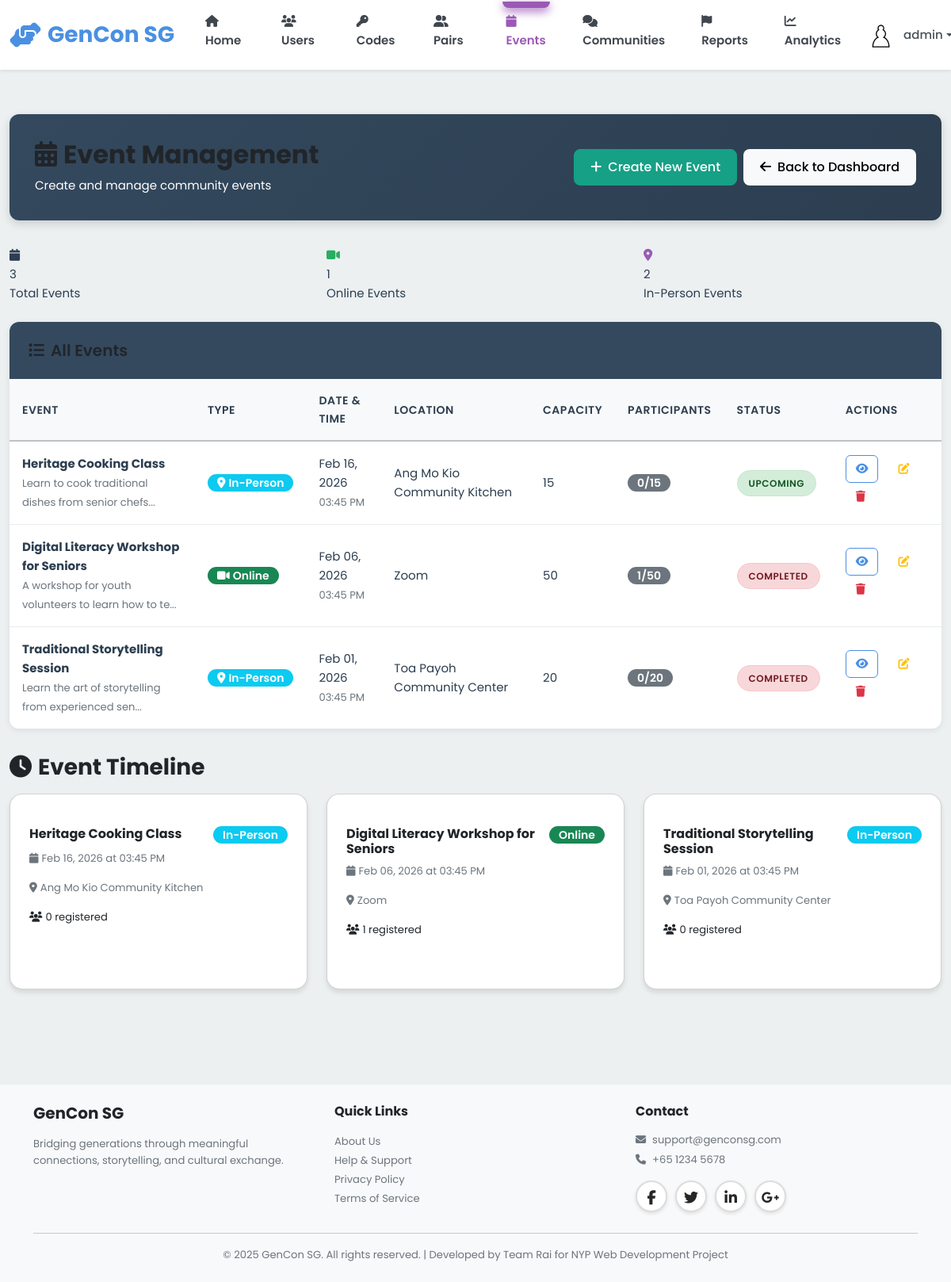
Page /admin/events (signed in) on the earlier database version.
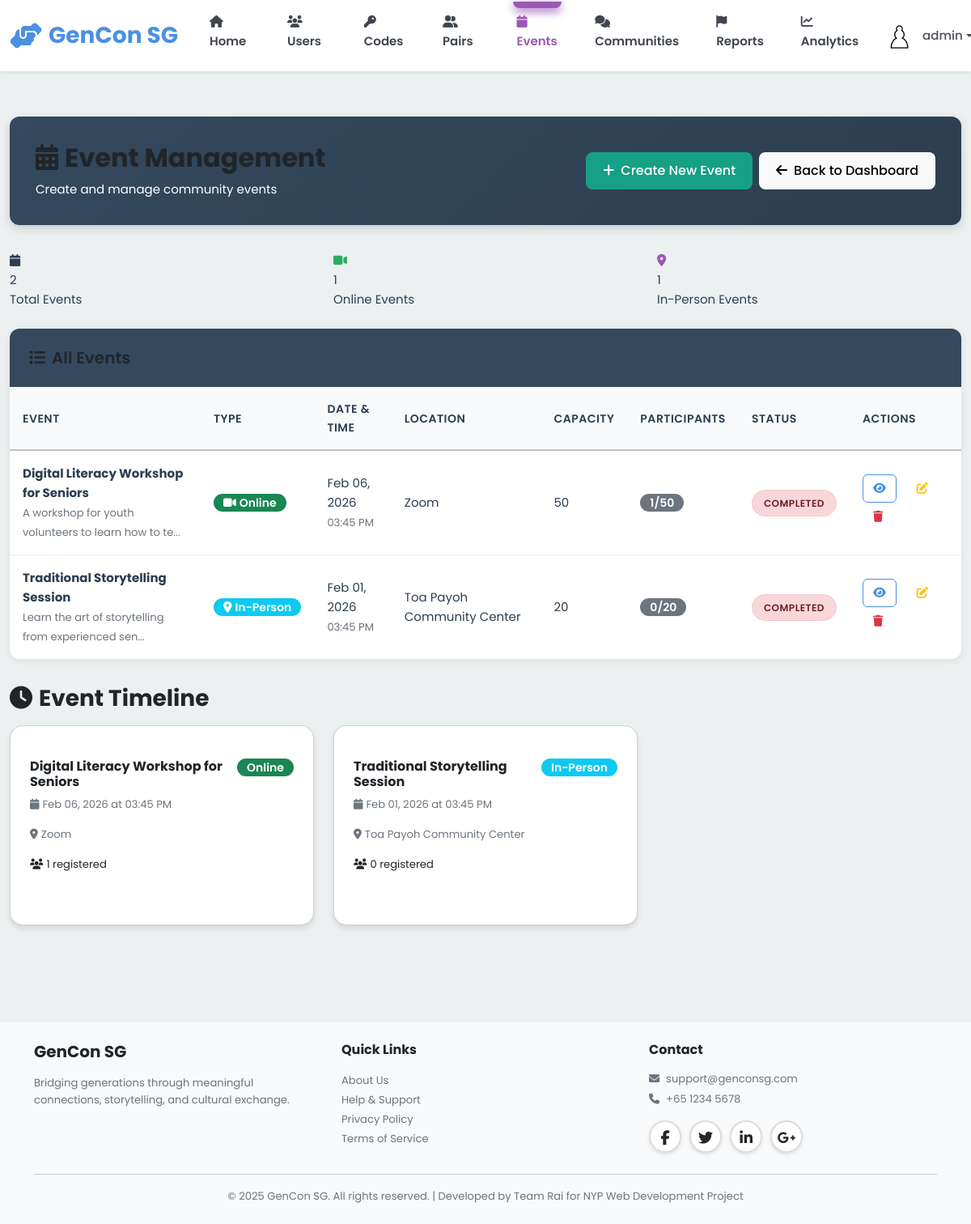
Same page on the later database version.
### models.py (models this page shows, shortened)
class Event(db.Model):
    __tablename__ = 'events'
    id = db.Column(db.Integer, primary_key=True)
    title = db.Column(db.String(200), nullable=False)
    description = db.Column(db.Text)
    event_type = db.Column(db.String(20), nullable=False)  # 'online' or 'in-person'
    location = db.Column(db.String(255))
    date = db.Column(db.DateTime, nullable=False, index=True)
    capacity = db.Column(db.Integer)
    created_by = db.Column(db.Integer, db.ForeignKey('users.id'), nullable=False)
    created_at = db.Column(db.DateTime, default=datetime.utcnow, nullable=False)
    creator = db.relationship('User')
    participants = db.relationship('EventParticipant', back_populates='event',
                                   lazy='dynamic', cascade='all, delete-orphan')

### blueprints/admin.py (the view)
@admin_bp.route('/events')
@admin_required
def events():
    all_events = Event.query.order_by(Event.date.desc()).all()
    return render_template('admin/events.html', events=all_events, now=datetime.utcnow())

### templates/admin/events.html (shortened to what this page needs)
{% extends "base.html" %}
{% block extra_css %}
<link rel="stylesheet" href="{{ url_for('static', filename='css/admin.css') }}">
{% endblock %}
{% block content %}
<div class="container-fluid py-4">
    <div class="admin-header">
        <div class="d-flex justify-content-between align-items-center">
            <div>
                <h1><i class="fas fa-calendar-alt me-2"></i>Event Management</h1>
                <p class="mb-0">Create and manage community events</p>
            </div>
            <div class="d-flex gap-2">
                <a href="{{ url_for('admin.create_event') }}" class="btn btn-success">
                    <i class="fas fa-plus me-2"></i>Create New Event
                </a>
                <a href="{{ url_for('admin.dashboard') }}" class="btn btn-light">
                    <i class="fas fa-arrow-left me-2"></i>Back to Dashboard
                </a>
            </div>
        </div>
    </div>
    <div class="row mb-4">
        <div class="col-md-4">
            <div class="stat-card" style="border-left-color: #3498DB;">
                <div class="stat-icon"><i class="fas fa-calendar"></i></div>
                <div class="stat-value">{{ events|length }}</div>
                <div class="stat-label">Total Events</div>
            </div>
        </div>
        <div class="col-md-4">
            <div class="stat-card" style="border-left-color: #27AE60;">
                <div class="stat-icon" style="color: #27AE60;"><i class="fas fa-video"></i></div>
                <div class="stat-value">{{ events|selectattr('event_type', 'equalto', 'online')|list|length }}</div>
                <div class="stat-label">Online Events</div>
            </div>
        </div>
        <div class="col-md-4">
            <div class="stat-card" style="border-left-color: #9B59B6;">
                <div class="stat-icon" style="color: #9B59B6;"><i class="fas fa-map-marker-alt"></i></div>
                <div class="stat-value">{{ events|selectattr('event_type', 'equalto', 'in-person')|list|length }}</div>
                <div class="stat-label">In-Person Events</div>
            </div>
        </div>
    </div>
    <div class="data-table-container">
        <div class="table-header">
            <h3><i class="fas fa-list me-2"></i>All Events</h3>
        </div>
        {% if events %}
        <table class="data-table">
            <thead>
                <tr>
                    <th>Event</th>
                    <th>Type</th>
                    <th>Date & Time</th>
                    <th>Location</th>
                    <th>Capacity</th>
                    <th>Participants</th>
                    <th>Status</th>
                    <th>Actions</th>
                </tr>
            </thead>
            <tbody>
                {% for event in events %}
                <tr>
                    <td>
                        <div class="fw-bold">{{ event.title }}</div>
                        <small class="text-muted">{{ event.description[:50] }}{% if event.description|length > 50 %}...{% endif %}</small>
                    </td>
                    <td>
                        {% if event.event_type == 'online' %}
                        <span class="badge bg-success">
                            <i class="fas fa-video me-1"></i>Online
                        </span>
                        {% else %}
                        <span class="badge bg-info">
                            <i class="fas fa-map-marker-alt me-1"></i>In-Person
                        </span>
                        {% endif %}
                    </td>
                    <td>
                        <div>{{ event.date|format_date('%b %d, %Y') }}</div>
                        <small class="text-muted">{{ event.date|format_date('%I:%M %p') }}</small>
                    </td>
                    <td>{{ event.location or 'TBA' }}</td>
                    <td>{{ event.capacity or 'Unlimited' }}</td>
                    <td>
                        <span class="badge bg-secondary">
                            {{ event.participants.count() }}{% if event.capacity %}/{{ event.capacity }}{% endif %}
                        </span>
                    </td>
                    <td>
                        {% if event.date > now %}
                        <span class="status-badge active">Upcoming</span>
                        {% else %}
                        <span class="status-badge inactive">Completed</span>
                        {% endif %}
                    </td>
                    <td>
                        <a href="{{ url_for('admin.event_detail', event_id=event.id) }}"
                           class="btn btn-sm btn-outline-primary table-action-btn"
                           title="View Details">
                            <i class="fas fa-eye"></i>
                        </a>
                        <button class="btn btn-sm btn-outline-warning table-action-btn"
                                title="Edit Event"
                                onclick="editEvent('{{ event.id }}')">
                            <i class="fas fa-edit"></i>
                        </button>
                        <button class="btn btn-sm btn-outline-danger table-action-btn"
                                title="Delete Event"
                                onclick="deleteEvent('{{ event.id }}')">
                            <i class="fas fa-trash"></i>
                        </button>
                    </td>
                </tr>
                {% endfor %}
            </tbody>
        </table>
        {% endif %}
    </div>
    {% if events %}
    <h3 class="mt-4 mb-3"><i class="fas fa-clock me-2"></i>Event Timeline</h3>
    <div class="row">
        {% for event in events[:6] %}
        <div class="col-md-4 mb-3">
            <div class="card h-100">
                <div class="card-body">
                    <div class="d-flex justify-content-between align-items-start mb-2">
                        <h6 class="card-title mb-0">{{ event.title }}</h6>
                        {% if event.event_type == 'online' %}
                        <span class="badge bg-success">Online</span>
                        {% else %}
                        <span class="badge bg-info">In-Person</span>
                        {% endif %}
                    </div>
                    <p class="card-text small text-muted">
                        <i class="fas fa-calendar me-1"></i>{{ event.date|format_date('%b %d, %Y at %I:%M %p') }}
                    </p>
                    <p class="card-text small text-muted">
                        <i class="fas fa-map-marker-alt me-1"></i>{{ event.location or 'TBA' }}
                    </p>
                    <p class="card-text small">
                        <i class="fas fa-users me-1"></i>{{ event.participants.count() }} registered
                    </p>
                </div>
            </div>
        </div>
        {% endfor %}
    </div>
    {% endif %}
</div>
{% endblock %}

Differences in the rows shown:
removed Event: title "Heritage Cooking Class", description "Learn to cook traditional dishes from senior chefs", event_type "in-person" (drawn), date "Feb 16, 2026", date "03:45 PM", location "Ang Mo Kio Community Kitchen", capacity "15", participants.count "0", shows "UPCOMING", date "Feb 16, 2026 at 03:45 PM"
Other differences:
{{ events|length }}: "3" → "2"
{{ events|selectattr('event_type', 'equalto', 'in-person')|list|length }}: "2" → "1"
